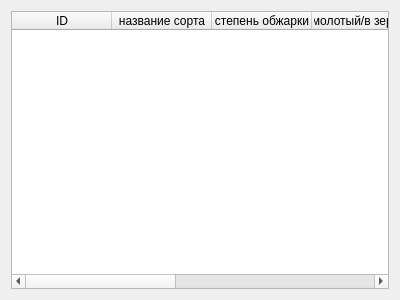
<?xml version="1.0" encoding="UTF-8"?>
<ui version="4.0">
 <class>Form</class>
 <widget class="QWidget" name="Form">
  <property name="geometry">
   <rect>
    <x>0</x>
    <y>0</y>
    <width>400</width>
    <height>300</height>
   </rect>
  </property>
  <property name="windowTitle">
   <string>Form</string>
  </property>
  <layout class="QVBoxLayout" name="verticalLayout">
   <item>
    <widget class="QTableWidget" name="tableWidget">
     <property name="columnCount">
      <number>7</number>
     </property>
     <column>
      <property name="text">
       <string>ID</string>
      </property>
     </column>
     <column>
      <property name="text">
       <string>название сорта</string>
      </property>
     </column>
     <column>
      <property name="text">
       <string>степень обжарки</string>
      </property>
     </column>
     <column>
      <property name="text">
       <string>молотый/в зернах</string>
      </property>
     </column>
     <column>
      <property name="text">
       <string>описание вкуса</string>
      </property>
     </column>
     <column>
      <property name="text">
       <string>цена</string>
      </property>
     </column>
     <column>
      <property name="text">
       <string>объем упаковки</string>
      </property>
     </column>
    </widget>
   </item>
  </layout>
 </widget>
 <resources/>
 <connections/>
</ui>
